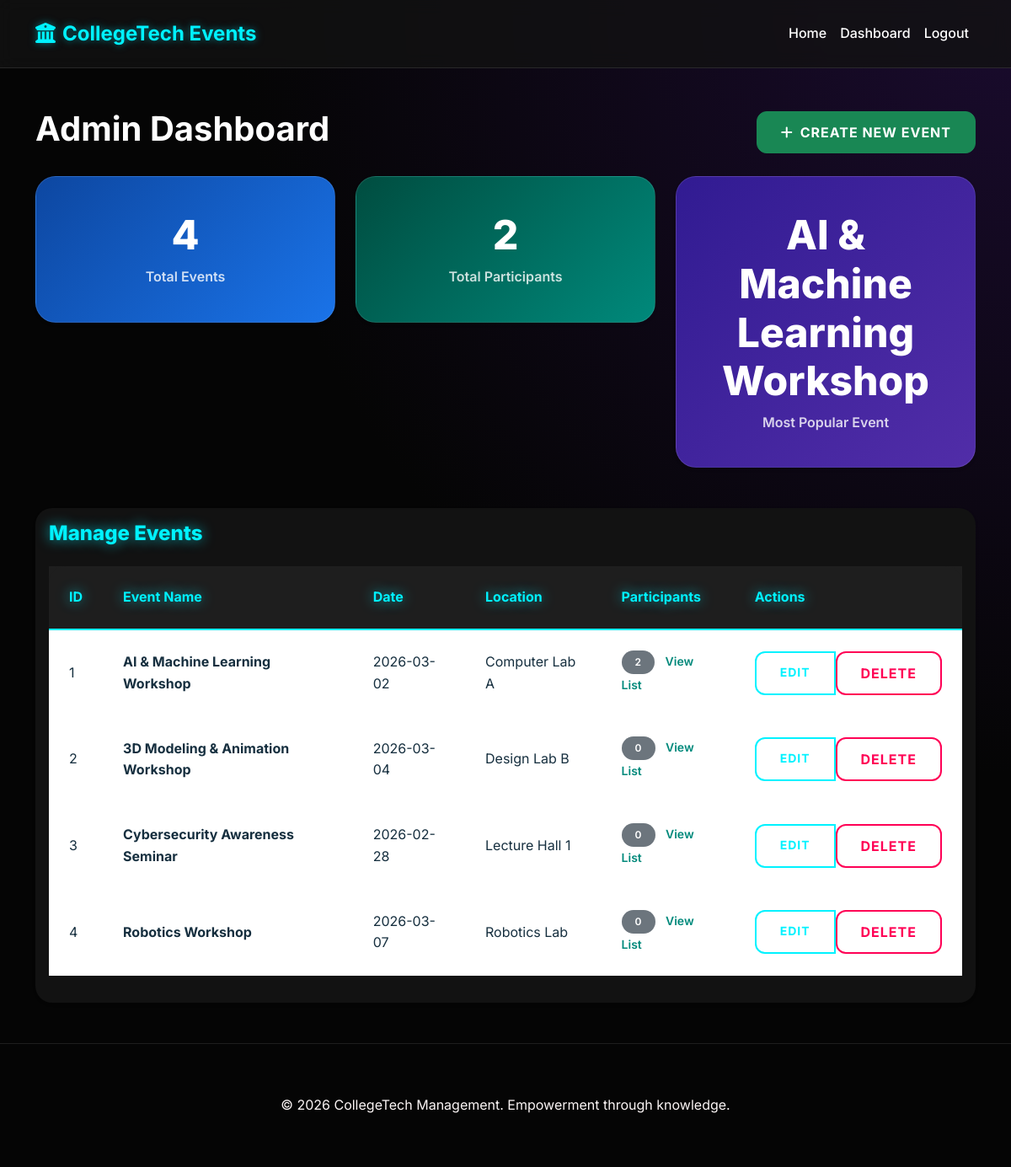
The app's page /admin/dashboard (signed in) with its own data.
### models.py (models this page shows, shortened)
class Event(db.Model):
    id = db.Column(db.Integer, primary_key=True)
    name = db.Column(db.String(100), nullable=False)
    date = db.Column(db.Date, nullable=False)
    location = db.Column(db.String(150), nullable=False)
    description = db.Column(db.Text, nullable=False)
    registered_students = db.Column(db.Integer, default=0)
    participants = db.relationship('Participant', backref='event', lazy='dynamic', cascade='all, delete-orphan')

### app.py (the view)
@app.route('/admin/dashboard')
@login_required
def admin_dashboard():
    total_events = Event.query.count()
    total_participants = Participant.query.count()
    most_popular_event = db.session.query(Event).join(Participant).group_by(Event.id).order_by(db.func.count(Participant.id).desc()).first()
    events = Event.query.all()
    return render_template('admin/dashboard.html', title='Admin Dashboard',
                           total_events=total_events,
                           total_participants=total_participants,
                           most_popular_event=most_popular_event,
                           events=events)

### app.py (called while the page is built)
@login.user_loader
def load_user(id):
    return Admin.query.get(int(id))

### templates/admin/dashboard.html
{% extends "base.html" %}
{% block content %}
<div class="container my-5">
    <div class="d-flex justify-content-between align-items-center mb-4">
        <h1 class="fw-bold">Admin Dashboard</h1>
        <a href="{{ url_for('add_event') }}" class="btn btn-success"><i class="fas fa-plus me-2"></i>Create New
            Event</a>
    </div>
    <div class="row g-4 mb-5 text-center">
        <div class="col-md-4">
            <div class="stats-box blue shadow-sm">
                <h3>{{ total_events }}</h3>
                <span>Total Events</span>
            </div>
        </div>
        <div class="col-md-4">
            <div class="stats-box teal shadow-sm">
                <h3>{{ total_participants }}</h3>
                <span>Total Participants</span>
            </div>
        </div>
        <div class="col-md-4">
            <div class="stats-box indigo shadow-sm">
                <h3>{{ most_popular_event.name if most_popular_event else 'N/A' }}</h3>
                <span>Most Popular Event</span>
            </div>
        </div>
    </div>
    <div class="card shadow-sm border-0">
        <div class="card-body">
            <h4 class="neon-title mb-4">Manage Events</h4>
            <div class="table-responsive">
                <table class="table table-neon table-hover align-middle">
                    <thead>
                        <tr>
                            <th>ID</th>
                            <th>Event Name</th>
                            <th>Date</th>
                            <th>Location</th>
                            <th>Participants</th>
                            <th>Actions</th>
                        </tr>
                    </thead>
                    <tbody>
                        {% if events %}
                        {% for event in events %}
                        <tr>
                            <td>{{ event.id }}</td>
                            <td class="fw-bold">{{ event.name }}</td>
                            <td>{{ event.date.strftime('%Y-%m-%d') }}</td>
                            <td>{{ event.location }}</td>
                            <td>
                                <span class="badge bg-secondary">{{ event.participants.count() }}</span>
                                <a href="{{ url_for('view_participants', id=event.id) }}"
                                    class="view-list-link ms-2 small">View
                                    List</a>
                            </td>
                            <td>
                                <div class="btn-group btn-group-sm">
                                    <a href="{{ url_for('edit_event', id=event.id) }}"
                                        class="btn btn-edit-neon">Edit</a>
                                    <form action="{{ url_for('delete_event', id=event.id) }}" method="POST"
                                        class="d-inline" onsubmit="return confirm('Delete this event?');">
                                        <button type="submit" class="btn btn-delete-neon">Delete</button>
                                    </form>
                                </div>
                            </td>
                        </tr>
                        {% endfor %}
                        {% else %}
                        <tr>
                            <td colspan="6" class="text-center py-4">No events found. Start by creating one!</td>
                        </tr>
                        {% endif %}
                    </tbody>
                </table>
            </div>
        </div>
    </div>
</div>
{% endblock %}

### templates/base.html (shortened to what this page needs)
<!DOCTYPE html>
<html lang="en">
<head>
    <link href="https://cdn.jsdelivr.net/npm/bootstrap@5.3.0/dist/css/bootstrap.min.css" rel="stylesheet">
    <link rel="stylesheet" href="https://cdnjs.cloudflare.com/ajax/libs/font-awesome/6.0.0/all.min.css">
    <link rel="stylesheet" href="{{ url_for('static', filename='css/style.css') }}">
</head>
<body>
    <nav class="navbar navbar-expand-lg">
        <div class="container">
            <a class="navbar-brand fw-bold" href="{{ url_for('index') }}">
                <i class="fas fa-university me-2"></i>CollegeTech Events
            </a>
            <div class="collapse navbar-collapse" id="navbarNav">
                <ul class="navbar-nav ms-auto">
                    <li class="nav-item">
                        <a class="nav-link" href="{{ url_for('index') }}">Home</a>
                    </li>
                    {% if current_user.is_authenticated %}
                    <li class="nav-item">
                        <a class="nav-link" href="{{ url_for('admin_dashboard') }}">Dashboard</a>
                    </li>
                    <li class="nav-item">
                        <a class="nav-link" href="{{ url_for('logout') }}">Logout</a>
                    </li>
                    {% else %}
                    <li class="nav-item">
                        <a class="nav-link" href="{{ url_for('login') }}">Admin Login</a>
                    </li>
                    {% endif %}
                </ul>
            </div>
        </div>
    </nav>
    <main>
        {% block content %}{% endblock %}
    </main>
    <footer class="footer">
        <div class="container text-center">
            <p class="mb-0">&copy; 2026 CollegeTech Management. Empowerment through knowledge.</p>
        </div>
    </footer>
</body>
</html>

### static/css/style.css (style rules this page uses)
:root { --bg-dark: #050505; --bg-card: #121212; --primary-neon: #00f2ff; --secondary-neon: #7000ff; --accent-purple: #bc13fe; --text-glow: 0 0 10px rgba(0, 242, 255, 0.5); --button-glow: 0 0 15px rgba(112, 0, 255, 0.4); --text-white: #ffffff; --text-muted: #fcf6f6; --border-glow: 1px solid rgba(255, 255, 255, 0.1); --danger-neon: #ff0055; --cyan-glow: 0 0 15px rgba(0, 242, 255, 0.7); }
body { font-family: 'Inter', sans-serif; background: radial-gradient(circle at top right, #1a0b2e, #050505 50%), radial-gradient(circle at bottom left, #0d1b2a, #050505 50%); background-color: var(--bg-dark); color: var(--text-white); min-height: 100vh; line-height: 1.6; }
.navbar { background-color: rgba(18, 18, 18, 0.8) !important; backdrop-filter: blur(10px); border-bottom: var(--border-glow); padding: 1rem 0; }
.navbar-brand { color: var(--primary-neon) !important; text-shadow: var(--text-glow); font-weight: 800; font-size: 1.5rem; }
.nav-link { color: var(--text-white) !important; font-weight: 500; transition: all 0.3s; }
.card { background: var(--bg-card); border: var(--border-glow); border-radius: 20px; transition: all 0.4s cubic-bezier(0.175, 0.885, 0.32, 1.275); overflow: hidden; }
.card p, .card .card-text, .card small, .card span { color: #ffffff !important; }
.stats-box { padding: 2.5rem; border-radius: 24px; position: relative; border: var(--border-glow); transition: transform 0.3s; }
.stats-box.blue { background: linear-gradient(135deg, #0d47a1 0%, #1a73e8 100%); box-shadow: 0 0 20px rgba(13, 71, 161, 0.4); }
.stats-box.teal { background: linear-gradient(135deg, #004d40 0%, #00897b 100%); box-shadow: 0 0 20px rgba(0, 77, 64, 0.4); }
.stats-box.indigo { background: linear-gradient(135deg, #311b92 0%, #512da8 100%); box-shadow: 0 0 20px rgba(49, 27, 146, 0.4); }
.stats-box h3 { font-size: 3rem; font-weight: 800; color: #fff; margin-bottom: 0.5rem; }
.stats-box span { color: rgba(255, 255, 255, 0.8); font-weight: 600; }
.btn { border-radius: 12px; padding: 12px 28px; font-weight: 700; transition: all 0.3s; text-transform: uppercase; letter-spacing: 1px; }
.table { color: var(--text-white); background: var(--bg-card); border-radius: 20px; }
.table thead th { background: rgba(255, 255, 255, 0.05); color: var(--primary-neon); border-bottom: 2px solid rgba(0, 242, 255, 0.2); padding: 1.5rem; }
.table tbody tr { background: var(--bg-card) !important; }
.table tbody td { border-bottom: 1px solid rgba(255, 255, 255, 0.05); padding: 1.5rem; color: #0f0e0ee8 !important; }
.badge { padding: 8px 16px; border-radius: 30px; font-weight: 600; }
.footer { background: transparent; border-top: var(--border-glow); color: var(--text-muted); padding: 60px 0; }
.neon-title { color: var(--primary-neon) !important; text-shadow: var(--cyan-glow); font-weight: 800; }
.table-neon thead th { color: var(--primary-neon) !important; text-shadow: var(--cyan-glow); border-bottom: 2px solid var(--primary-neon) !important; }
.table-neon tbody td { color: #162f3f !important; }
.view-list-link { color: #00897b !important; text-decoration: none; font-weight: 600; }
.btn-edit-neon { border: 2px solid var(--primary-neon); color: var(--primary-neon); background: transparent; }
.btn-delete-neon { border: 2px solid var(--danger-neon); color: var(--danger-neon); background: transparent; }

### records on screen
Event: name "AI & Machine Learning Workshop", id "1", date "2026-03-02", location "Computer Lab A", participants.count "2"
Event: id "2", name "3D Modeling & Animation Workshop", date "2026-03-04", location "Design Lab B", participants.count "0"
Event: id "3", name "Cybersecurity Awareness Seminar", date "2026-02-28", location "Lecture Hall 1", participants.count "0"
Event: id "4", name "Robotics Workshop", date "2026-03-07", location "Robotics Lab", participants.count "0"

### other values on screen
{{ total_events }} "4"
{{ total_participants }} "2"
